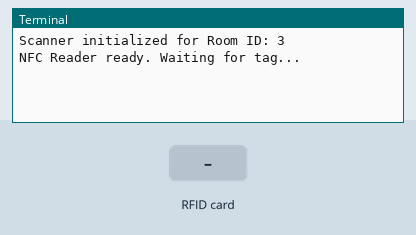
Simulated run of this program. Board: Raspberry Pi (BCM pin numbers), started with the argument 3. On the bench: the last lines printed to the terminal. Inputs (shaded band) come from the test bench. Web requests get an empty 200 reply after 0.4 s.

Above: at 1.2 s.
1.3 s: RFID card 5E 7A 19 C4 held to the reader
At 1.56 s:
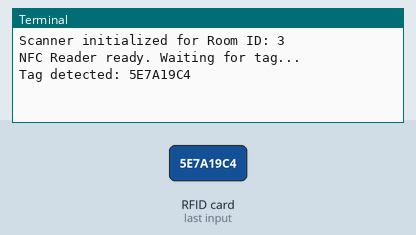
At 2.4 s:
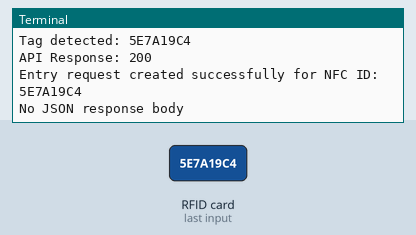

The program:

scanner.py
```python
import time
import board
import busio
import adafruit_pn532.i2c
import requests
import argparse
import os

# Parse command-line arguments
parser = argparse.ArgumentParser(description="NFC Scanner for room entry")
parser.add_argument(
    "roomId", type=int, help="The ID of the room where the scanner is located"
)
args = parser.parse_args()

# Save roomId to variable and print it
room_id = args.roomId
print(f"Scanner initialized for Room ID: {room_id}")

# Load API URL from environment
API_BASE_URL = "https://09cc208360a9.ngrok-free.app"
API_URL = f"{API_BASE_URL}/api/RoomEntryRequest/CreateRequest"

i2c = busio.I2C(board.SCL, board.SDA)
pn532 = adafruit_pn532.i2c.PN532_I2C(i2c, debug=False)

pn532.SAM_configuration()

print("NFC Reader ready. Waiting for tag...")

while True:
    uid = pn532.read_passive_target(timeout=5)
    if uid is not None:
        uid_hex = "".join([hex(i)[2:].zfill(2) for i in uid]).upper()
        print(f"Tag detected: {uid_hex}")

        try:
            # Prepare request payload
            payload = {"nfcId": uid_hex, "roomId": room_id}

            # Send POST request to create room entry request
            response = requests.post(API_URL, json=payload)
            print(f"API Response: {response.status_code}")

            if response.status_code == 200:
                print(f"Entry request created successfully for NFC ID: {uid_hex}")
                try:
                    print(f"Response Data: {response.json()}")
                except:
                    print("No JSON response body")
            else:
                print(f"Error: {response.text}")
        except Exception as e:
            print(f"Error calling API: {e}")

        time.sleep(1)
```

Measured:
- after the input at 1.3 s, the terminal: prints a new line at once (image 1)
